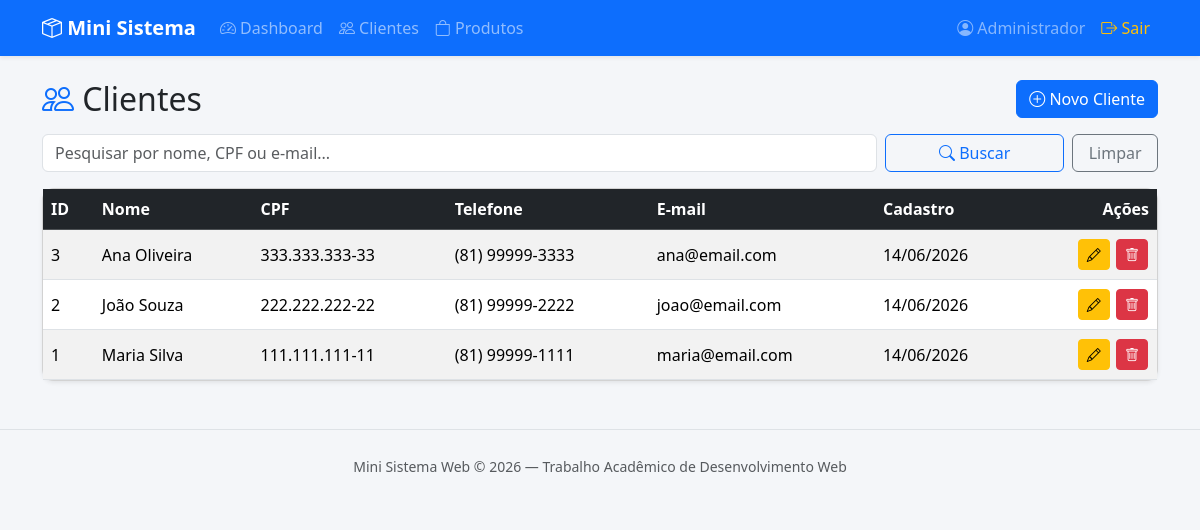
The app's page /clientes/listar.php (signed in) with its own data.
### tables this page shows
CREATE TABLE IF NOT EXISTS clientes (
    id            INT AUTO_INCREMENT PRIMARY KEY,
    nome          VARCHAR(100) NOT NULL,
    cpf           VARCHAR(20),
    telefone      VARCHAR(20),
    email         VARCHAR(150),
    data_cadastro DATETIME DEFAULT CURRENT_TIMESTAMP
);

### clientes/listar.php (the view, shortened to what this page needs)
<?php
require "../config/conexao.php";
$busca = trim($_GET['busca'] ?? '');
if ($busca !== '') {
    $sql = "SELECT * FROM clientes
            WHERE nome LIKE :busca
               OR cpf LIKE :busca
               OR email LIKE :busca
            ORDER BY id DESC";
    $stmt = $pdo->prepare($sql);
    $termo = "%$busca%";
    $stmt->bindParam(':busca', $termo);
    $stmt->execute();
} else {
    $stmt = $pdo->query("SELECT * FROM clientes ORDER BY id DESC");
}
$clientes = $stmt->fetchAll();
require "../includes/header.php";
require "../includes/menu.php";
?>
<div class="container my-4">
    <div class="d-flex flex-wrap justify-content-between align-items-center mb-3">
        <h2 class="mb-0"><i class="bi bi-people text-primary"></i> Clientes</h2>
        <a href="cadastrar.php" class="btn btn-primary">
            <i class="bi bi-plus-circle"></i> Novo Cliente
        </a>
    </div>
    <form method="GET" action="listar.php" class="row g-2 mb-3">
        <div class="col-12 col-md-9">
            <input type="text" name="busca" class="form-control"
                   placeholder="Pesquisar por nome, CPF ou e-mail..."
                   value="<?= htmlspecialchars($busca) ?>">
        </div>
        <div class="col-6 col-md-2 d-grid">
            <button type="submit" class="btn btn-outline-primary">
                <i class="bi bi-search"></i> Buscar
            </button>
        </div>
        <div class="col-6 col-md-1 d-grid">
            <a href="listar.php" class="btn btn-outline-secondary">Limpar</a>
        </div>
    </form>
    <div class="card shadow-sm">
        <div class="table-responsive">
            <table class="table table-striped table-hover align-middle mb-0">
                <thead class="table-dark">
                    <tr>
                        <th>ID</th>
                        <th>Nome</th>
                        <th>CPF</th>
                        <th>Telefone</th>
                        <th>E-mail</th>
                        <th>Cadastro</th>
                        <th class="text-end">Ações</th>
                    </tr>
                </thead>
                <tbody>
                    <?php if (count($clientes) === 0): ?>
                        <tr>
                            <td colspan="7" class="text-center text-muted py-4">
                                Nenhum cliente encontrado.
                            </td>
                        </tr>
                    <?php else: ?>
                        <?php foreach ($clientes as $c): ?>
                            <tr>
                                <td><?= $c['id'] ?></td>
                                <td><?= htmlspecialchars($c['nome']) ?></td>
                                <td><?= htmlspecialchars($c['cpf']) ?></td>
                                <td><?= htmlspecialchars($c['telefone']) ?></td>
                                <td><?= htmlspecialchars($c['email']) ?></td>
                                <td><?= date("d/m/Y", strtotime($c['data_cadastro'])) ?></td>
                                <td class="text-end text-nowrap">
                                    <a href="editar.php?id=<?= $c['id'] ?>"
                                       class="btn btn-sm btn-warning">
                                        <i class="bi bi-pencil"></i>
                                    </a>
                                    <a href="excluir.php?id=<?= $c['id'] ?>"
                                       class="btn btn-sm btn-danger btn-excluir">
                                        <i class="bi bi-trash"></i>
                                    </a>
                                </td>
                            </tr>
                        <?php endforeach; ?>
                    <?php endif; ?>
                </tbody>
            </table>
        </div>
    </div>
</div>
<?php require "../includes/footer.php"; ?>

### includes/header.php (shortened to what this page needs)
<?php
if (!isset($base)) {
    $base = (strpos($_SERVER['PHP_SELF'], '/clientes/') !== false
          || strpos($_SERVER['PHP_SELF'], '/produtos/') !== false) ? "../" : "";
}
?>
<!DOCTYPE html>
<html lang="pt-br">
<head>
    <link
        href="https://cdn.jsdelivr.net/npm/bootstrap@5.3.3/dist/css/bootstrap.min.css"
        rel="stylesheet">
    <link
        href="https://cdn.jsdelivr.net/npm/bootstrap-icons@1.11.3/font/bootstrap-icons.min.css"
        rel="stylesheet">
    <link rel="stylesheet" href="<?= $base ?>assets/css/style.css">
</head>
<body>

### includes/menu.php (shortened to what this page needs)
<nav class="navbar navbar-expand-lg navbar-dark bg-primary shadow-sm">
    <div class="container">
        <a class="navbar-brand fw-bold" href="<?= $base ?>index.php">
            <i class="bi bi-box-seam"></i> Mini Sistema
        </a>
        <div class="collapse navbar-collapse" id="menuPrincipal">
            <ul class="navbar-nav me-auto">
                <li class="nav-item">
                    <a class="nav-link" href="<?= $base ?>index.php">
                        <i class="bi bi-speedometer2"></i> Dashboard
                    </a>
                </li>
                <li class="nav-item">
                    <a class="nav-link" href="<?= $base ?>clientes/listar.php">
                        <i class="bi bi-people"></i> Clientes
                    </a>
                </li>
                <li class="nav-item">
                    <a class="nav-link" href="<?= $base ?>produtos/listar.php">
                        <i class="bi bi-bag"></i> Produtos
                    </a>
                </li>
            </ul>
            <ul class="navbar-nav">
                <li class="nav-item">
                    <span class="nav-link text-white-50">
                        <i class="bi bi-person-circle"></i>
                        <?= htmlspecialchars($_SESSION['usuario_nome'] ?? 'Usuário') ?>
                    </span>
                </li>
                <li class="nav-item">
                    <a class="nav-link text-warning" href="<?= $base ?>logout.php">
                        <i class="bi bi-box-arrow-right"></i> Sair
                    </a>
                </li>
            </ul>
        </div>
    </div>
</nav>

### includes/footer.php (shortened to what this page needs)
    <footer class="text-center text-muted py-4 mt-5 border-top">
        <small>
            Mini Sistema Web &copy; <?= date("Y") ?> —
            Trabalho Acadêmico de Desenvolvimento Web
        </small>
    </footer>
</body>
</html>

### assets/css/style.css (style rules this page uses)
body { background-color: #f4f6f9; font-family: 'Segoe UI', Tahoma, Geneva, Verdana, sans-serif; }
.card { border-radius: 12px; }
.btn-sm { margin: 1px; }

### records on screen
clientes: id "3", nome "Ana Oliveira", cpf "333.333.333-33", telefone "(81) 99999-3333", email "ana@email.com", data_cadastro "14/06/2026"
clientes: id "2", nome "João Souza", cpf "222.222.222-22", telefone "(81) 99999-2222", email "joao@email.com", data_cadastro "14/06/2026"
clientes: id "1", nome "Maria Silva", cpf "111.111.111-11", telefone "(81) 99999-1111", email "maria@email.com", data_cadastro "14/06/2026"

### other values on screen
$_SESSION['usuario_nome'] "Administrador"
